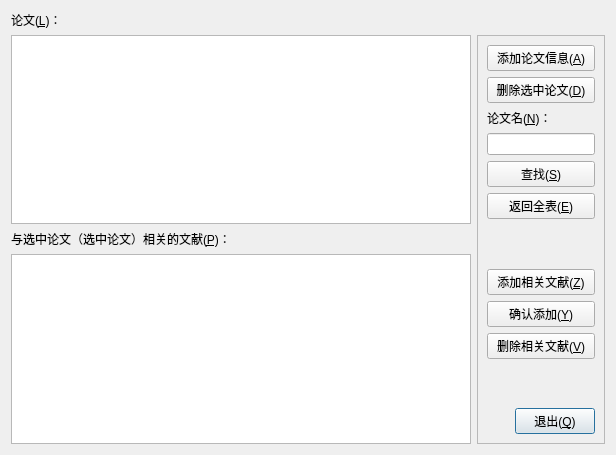
<?xml version="1.0" encoding="UTF-8"?>
<ui version="4.0">
 <class>PaperDlg</class>
 <widget class="QDialog" name="PaperDlg">
  <property name="geometry">
   <rect>
    <x>0</x>
    <y>0</y>
    <width>616</width>
    <height>455</height>
   </rect>
  </property>
  <property name="windowTitle">
   <string>论文信息管理系统</string>
  </property>
  <layout class="QGridLayout" name="gridLayout_2">
   <item row="0" column="0">
    <widget class="QLabel" name="label">
     <property name="text">
      <string>论文(&amp;L)：</string>
     </property>
     <property name="buddy">
      <cstring>tableView_2</cstring>
     </property>
    </widget>
   </item>
   <item row="1" column="0">
    <widget class="QTableView" name="tableView_2"/>
   </item>
   <item row="1" column="1" rowspan="3">
    <widget class="QFrame" name="frame_4">
     <property name="frameShape">
      <enum>QFrame::StyledPanel</enum>
     </property>
     <property name="frameShadow">
      <enum>QFrame::Raised</enum>
     </property>
     <layout class="QGridLayout" name="gridLayout">
      <item row="12" column="1">
       <widget class="QPushButton" name="pushButton">
        <property name="text">
         <string>退出(&amp;Q)</string>
        </property>
       </widget>
      </item>
      <item row="3" column="0" colspan="2">
       <widget class="QLabel" name="label_2">
        <property name="text">
         <string>论文名(&amp;N)：</string>
        </property>
        <property name="buddy">
         <cstring>lineEdit_2</cstring>
        </property>
       </widget>
      </item>
      <item row="6" column="0" colspan="2">
       <widget class="QPushButton" name="pushButton_12">
        <property name="text">
         <string>返回全表(&amp;E)</string>
        </property>
       </widget>
      </item>
      <item row="4" column="0" colspan="2">
       <widget class="QLineEdit" name="lineEdit_2"/>
      </item>
      <item row="9" column="0" colspan="2">
       <widget class="QPushButton" name="pushButton_5">
        <property name="text">
         <string>确认添加(&amp;Y)</string>
        </property>
       </widget>
      </item>
      <item row="7" column="0" colspan="2">
       <spacer name="verticalSpacer">
        <property name="orientation">
         <enum>Qt::Vertical</enum>
        </property>
        <property name="sizeHint" stdset="0">
         <size>
          <width>20</width>
          <height>40</height>
         </size>
        </property>
       </spacer>
      </item>
      <item row="8" column="0" colspan="2">
       <widget class="QPushButton" name="pushButton_2">
        <property name="text">
         <string>添加相关文献(&amp;Z)</string>
        </property>
       </widget>
      </item>
      <item row="11" column="0" colspan="2">
       <spacer name="verticalSpacer_2">
        <property name="orientation">
         <enum>Qt::Vertical</enum>
        </property>
        <property name="sizeHint" stdset="0">
         <size>
          <width>20</width>
          <height>40</height>
         </size>
        </property>
       </spacer>
      </item>
      <item row="10" column="0" colspan="2">
       <widget class="QPushButton" name="pushButton_3">
        <property name="text">
         <string>删除相关文献(&amp;V)</string>
        </property>
       </widget>
      </item>
      <item row="0" column="0" colspan="2">
       <widget class="QPushButton" name="pushButton_4">
        <property name="text">
         <string>添加论文信息(&amp;A)</string>
        </property>
       </widget>
      </item>
      <item row="1" column="0" colspan="2">
       <widget class="QPushButton" name="pushButton_10">
        <property name="text">
         <string>删除选中论文(&amp;D)</string>
        </property>
       </widget>
      </item>
      <item row="5" column="0" colspan="2">
       <widget class="QPushButton" name="pushButton_11">
        <property name="text">
         <string>查找(&amp;S)</string>
        </property>
       </widget>
      </item>
     </layout>
    </widget>
   </item>
   <item row="2" column="0">
    <widget class="QLabel" name="label_3">
     <property name="text">
      <string>与选中论文（选中论文）相关的文献(&amp;P)：</string>
     </property>
     <property name="buddy">
      <cstring>tableView</cstring>
     </property>
    </widget>
   </item>
   <item row="3" column="0">
    <widget class="QTableView" name="tableView"/>
   </item>
  </layout>
 </widget>
 <tabstops>
  <tabstop>tableView_2</tabstop>
  <tabstop>tableView</tabstop>
  <tabstop>pushButton_4</tabstop>
  <tabstop>pushButton_10</tabstop>
  <tabstop>pushButton</tabstop>
  <tabstop>pushButton_11</tabstop>
  <tabstop>pushButton_12</tabstop>
 </tabstops>
 <resources/>
 <connections>
  <connection>
   <sender>pushButton</sender>
   <signal>clicked()</signal>
   <receiver>PaperDlg</receiver>
   <slot>accept()</slot>
   <hints>
    <hint type="sourcelabel">
     <x>611</x>
     <y>315</y>
    </hint>
    <hint type="destinationlabel">
     <x>708</x>
     <y>353</y>
    </hint>
   </hints>
  </connection>
 </connections>
</ui>
